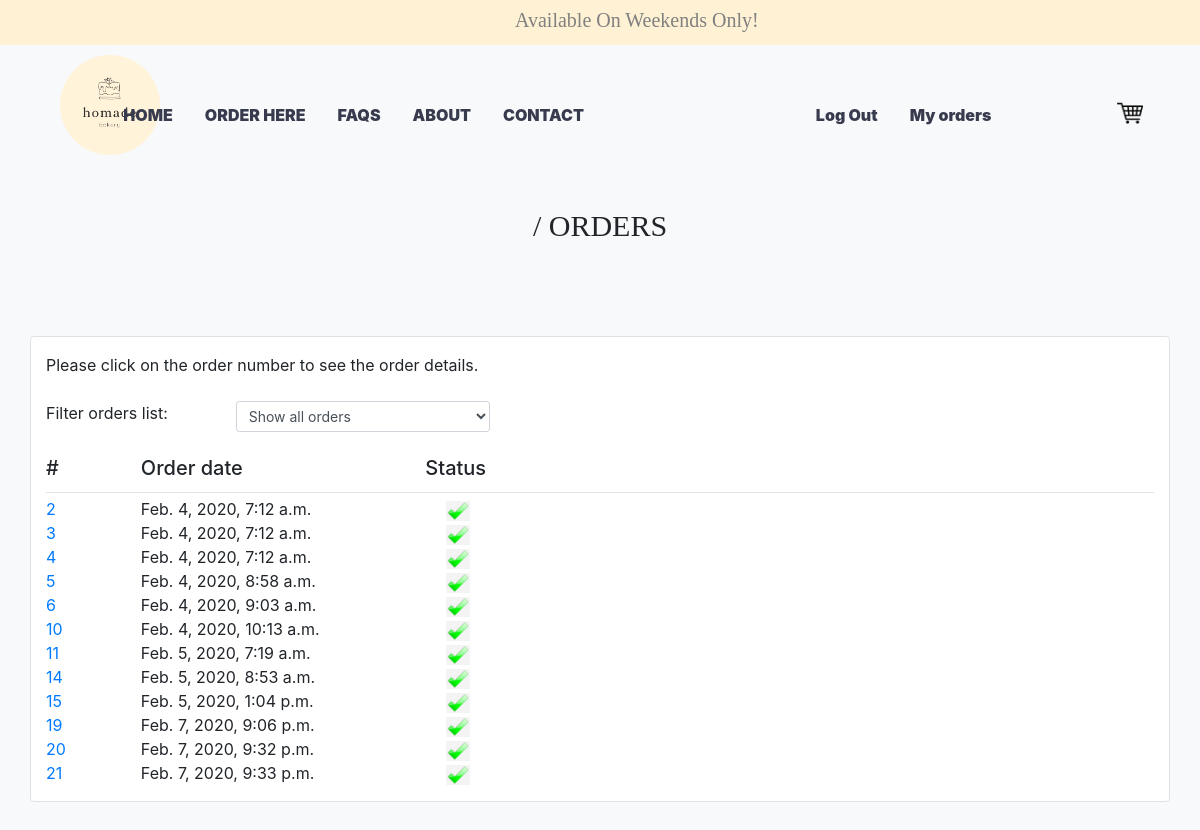
//orders (signed in), run on the app's committed database.
### orders/models.py (models this page shows, shortened)
class Order(models.Model):
    user = models.ForeignKey(User, on_delete=models.DO_NOTHING, related_name="order_user")
    order_date = models.DateTimeField(auto_now_add=True)
    is_completed = models.BooleanField()

### orders/views.py (the view, shortened to what this page needs)
# urls.py: path("", include("orders.urls")),
@login_required(login_url="users:login")
def orders(request, order_id=None):
    context = {
        "cart_items_count": Cart.objects.filter(user=request.user).count()
    }
    if order_id is None:
        if request.user.is_superuser:
            context['orders'] = Order.objects.all()
        else:
            context['orders'] = Order.objects.filter(user=request.user)
        return render(request, "orders/order-list.html", context)

### orders/templates/orders/order-list.html (shortened to what this page needs)
{% extends "orders/base.html" %}
{% load static %}
{% block body %}
<script src="{% static 'js/order-list.js' %}"></script><br><br><br>
<center style="font-size: 30px; font-family: futura-light;" > / ORDERS</center><br><br><br>
  <div class="container bg-white py-3 my-3 border rounded">
    <p>Please click on the order number to see the order details.</p>
    <div class="row my-4">
      <div class="col-sm-2">
        Filter orders list:
      </div>
      <div class="col-sm-3">
        <select class="form-control form-control-sm" id="filter-status">
          {% if filter_sel == "all" %}
          <option value="all" selected>Show all orders</option>
          {% else %}
          <option value="all">Show all orders</option>
          {% endif %}
        </select>
      </div>
    </div>
    <div class="row">
      <div class="col-sm-1 h5">
        #
      </div>
      <div class="col-sm-3 h5">
        Order date
      </div>
      <div class="col-sm-1 h5">
        Status
      </div>
    </div>
    <hr class="my-1">
    {% for order in orders %}
    <div class="row order-list-row" data-order_id="{{ order.id }}" data-username="{{ order.user.username }}" data-completed="{{ order.is_completed }}">
      <div class="col-sm-1">
        <a href="{% url 'orders:orders' order.id %}">{{ order.id }}</a>
      </div>
      <div class="col-sm-3">
        {{ order.order_date }}
      </div>
      <div class="col-sm-1 text-center">
        {% if order.is_completed %}
        <img src="static/auctions/check.jpeg" alt="completed" style="width:24px;">
        {% else %}
        <img src="static/auctions/preperation.png" alt="preparation" style="width:24px;">
        {% endif %}
      </div>
    </div>
    {% endfor %}
  </div>
{% endblock %}

### orders/templates/orders/base.html (shortened to what this page needs)
{% load static %}
<!DOCTYPE html>
<html lang="en">
<head>
  <link rel="stylesheet" href="https://stackpath.bootstrapcdn.com/bootstrap/4.4.1/css/bootstrap.min.css">
  <link rel="stylesheet" href="{% static 'css/users.css' %}">
</head>
<body class="bg-light">
  <div class="slideshow-container" style ="top: -10px; position: relative; background: #FFF1d3; height: 55px; overflow: hidden; width:100%;">
    <div style=" position: relative; color: grey; left: 515px; top: 15px; font-family: futura-light; font-size: 20px;" class="mySlides">
        <div class="text">Available On Weekends Only!</div>
      </div>
</div>
<img src="static/auctions/logo-modified.png" style="position: relative; height: 100px; width: 100px; left: 60px;"></img>
<ul style="float:right; top: 40px; left: -600px; position: relative;"class="nav">
<li class="nav-item">
  <a style="color:#373b4d; font-weight: 1000;" class="nav-link" href="{% url 'orders:index' %}">HOME</a>
</li>
  <li class="nav-item">
      <a style="color:#373b4d; font-weight: 1000;"  class="nav-link" href="{% url 'orders:order' %}">ORDER HERE </a>
  </li>
  <li class="nav-item">
      <a style="color:#373b4d; font-weight: 1000;"  class="nav-link" href="{% url 'orders:faq' %}">FAQS</a>
  </li>
  <li class="nav-item">
      <a style="color:#373b4d; font-weight: 1000;"  class="nav-link" href="{% url 'orders:about' %}">ABOUT</a>
  </li>
  <li class="nav-item">
      <a style="color:#373b4d; font-weight: 1000;"  class="nav-link" href="{% url 'orders:contact' %}">CONTACT</a>
  </li>
</ul>
<ul style="float:right; top: 40px; left: 300px; position: relative;"class="nav">
  {% if user.is_authenticated %}
  <li class="nav-item">
      <a style="color:#373b4d; font-weight: 1000;" class="nav-link" href="{% url 'users:logout' %}">Log Out</a>
  </li>
  <a style="color:#373b4d; font-weight: 1000;" class="nav-link" href="{% url 'orders:orders' %}">My orders</a>
{% endif %}
</ul>
<a href="{% url 'orders:cart' %}">
<img src ="static/auctions/cart5.png" style="width: 50px; height:50px; top: 10px; position:relative; left: 1000px;"></img>
</a>
  {% block body %}
  {% endblock %}

### users/static/auctions/users.css (style rules this page uses)
:root { --red-orange: #ff2a1e; --selective-yellow: #ffb700; --pear: #d3e11d; --lime-green: #46c230; }
body { margin-bottom: 100px; }

### data on the page
Order: id "2", order_date "Feb. 4, 2020, 7:12 a.m.", is_completed True (drawn)
Order: id "3", order_date "Feb. 4, 2020, 7:12 a.m.", is_completed True (drawn)
Order: id "4", order_date "Feb. 4, 2020, 7:12 a.m.", is_completed True (drawn)
Order: id "5", order_date "Feb. 4, 2020, 8:58 a.m.", is_completed True (drawn)
Order: id "6", order_date "Feb. 4, 2020, 9:03 a.m.", is_completed True (drawn)
Order: id "10", order_date "Feb. 4, 2020, 10:13 a.m.", is_completed True (drawn)
Order: id "11", order_date "Feb. 5, 2020, 7:19 a.m.", is_completed True (drawn)
Order: id "14", order_date "Feb. 5, 2020, 8:53 a.m.", is_completed True (drawn)
Order: id "15", order_date "Feb. 5, 2020, 1:04 p.m.", is_completed True (drawn)
Order: id "19", order_date "Feb. 7, 2020, 9:06 p.m.", is_completed True (drawn)
Order: id "20", order_date "Feb. 7, 2020, 9:32 p.m.", is_completed True (drawn)
Order: id "21", order_date "Feb. 7, 2020, 9:33 p.m.", is_completed True (drawn)
